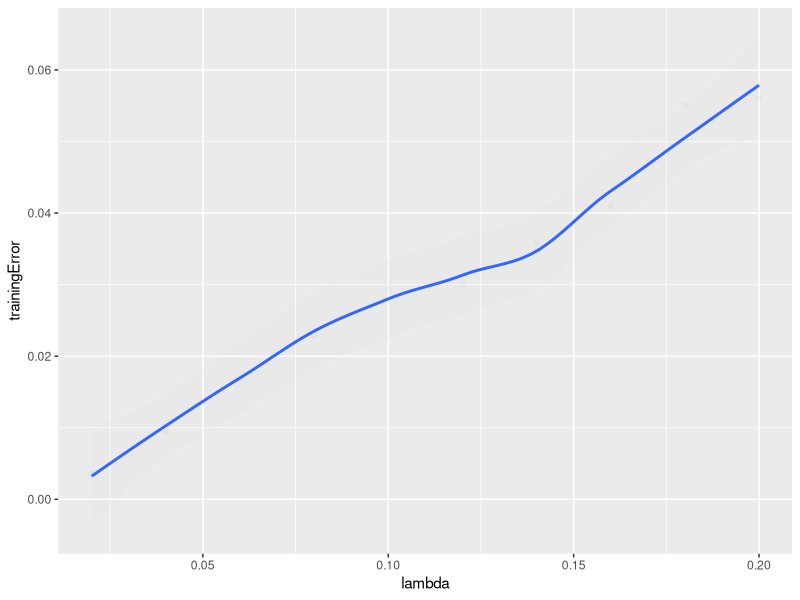
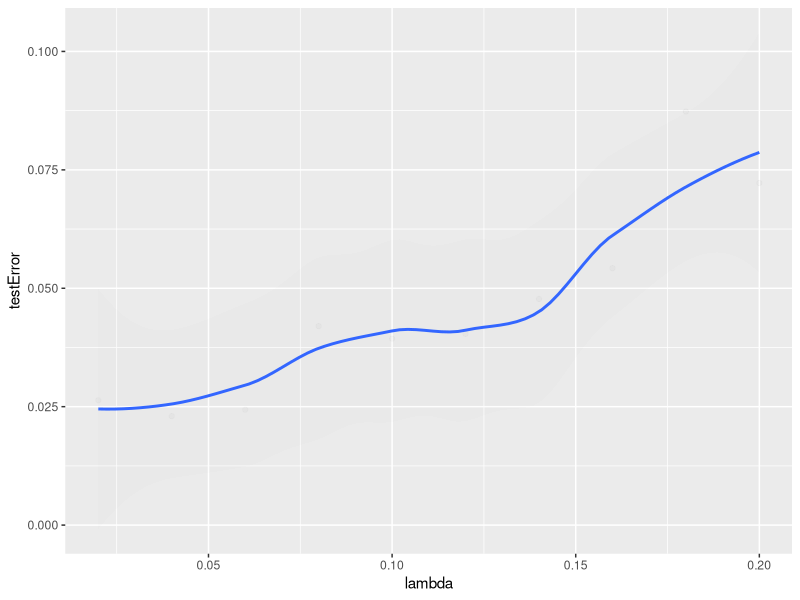
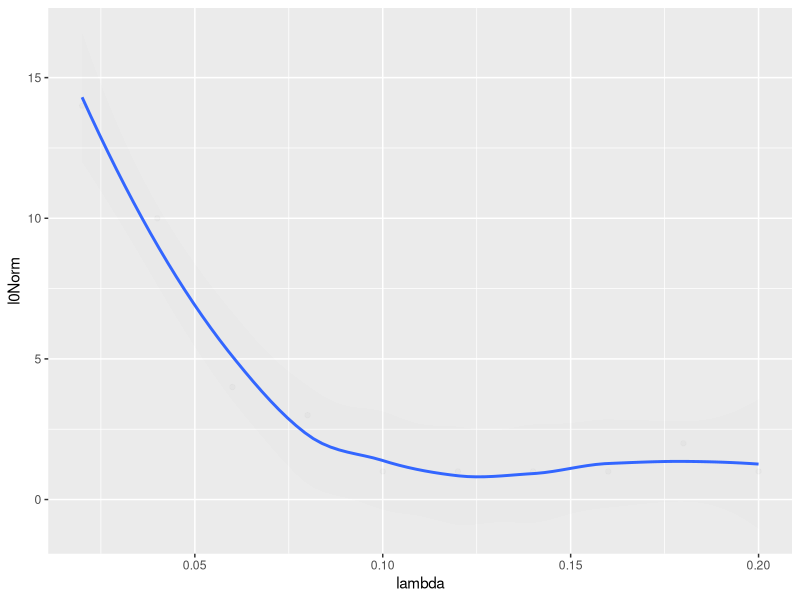
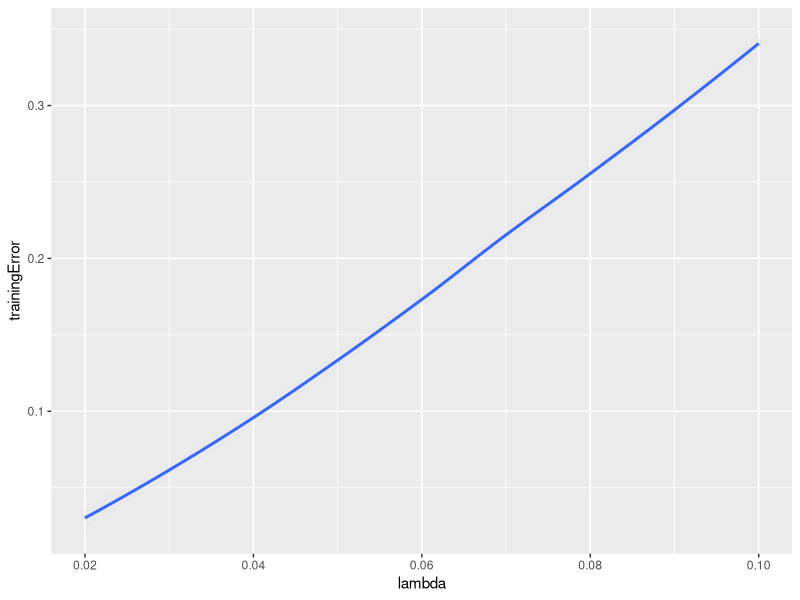
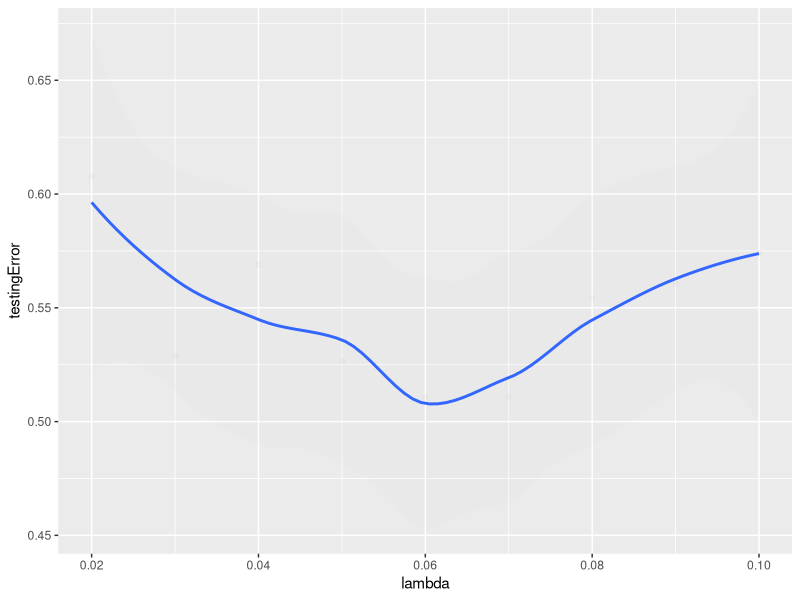
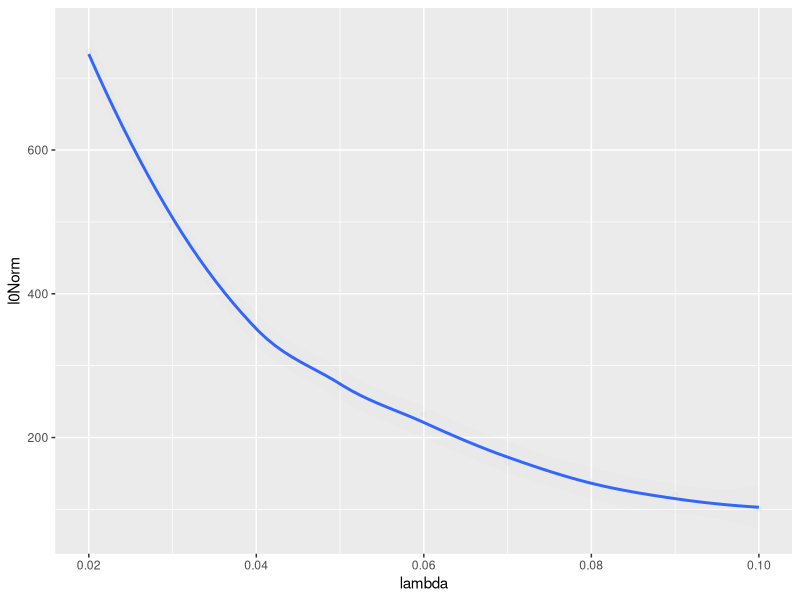
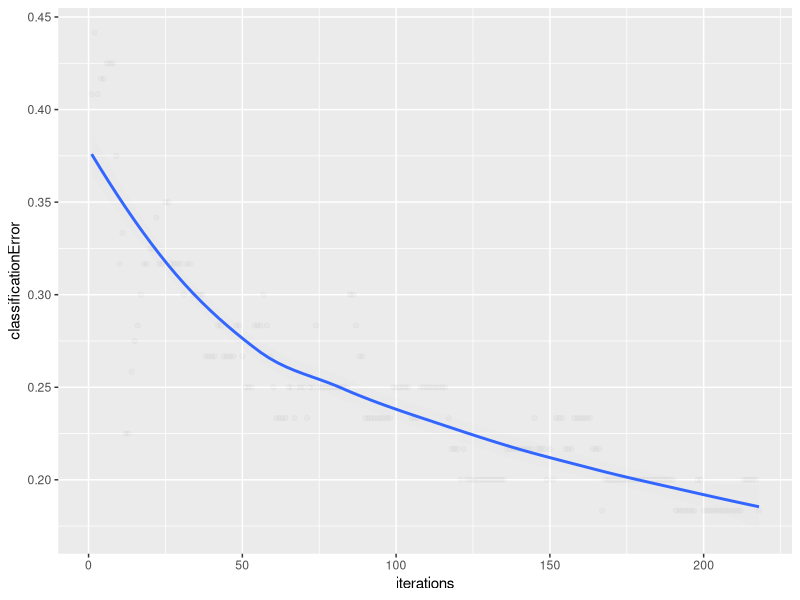
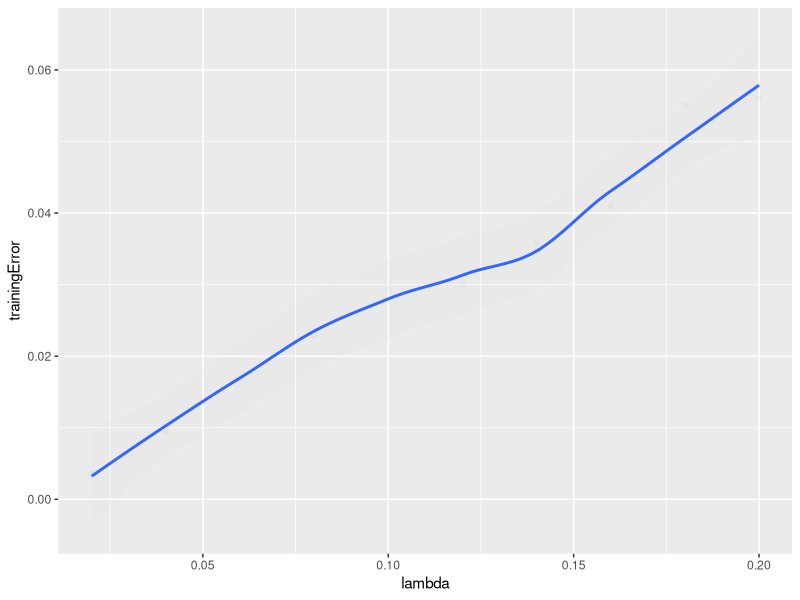

These charts were generated, in order, by the following R code:
library(ggplot2)

setwd('/Users/deflaux/rework/projects/fMRIPrediction')
set.seed(42)

# 3.3.3 (a)
lambda = c(0.02, 0.04, 0.06, 0.08, 0.1, 0.12, 0.14, 0.16, 0.18, 0.2)

trainingError = c(0.0035960497, 0.009521798, 0.016894074, 0.02290719, 0.029293407, 0.03006931, 0.03584384, 0.041060448, 0.055163935, 0.05598209)

testError = c(0.026354674, 0.023009276, 0.024373936, 0.042012658, 0.03935851, 0.040371627, 0.04775139, 0.054238297, 0.08731667, 0.07222149)

l0Norm = c(14.0, 10.0, 4.0, 3.0, 1.0, 1.0, 1.0, 1.0, 2.0, 1.0)


qplot(lambda, trainingError,    
      geom=c("point", "smooth"), alpha=I(1/50))
ggsave("trainingErrorVersusLambda.jpg")

qplot(lambda, testError,    
      geom=c("point", "smooth"), alpha=I(1/50))
ggsave("testErrorVersusLambda.jpg")

qplot(lambda, l0Norm,    
      geom=c("point", "smooth"), alpha=I(1/50))
ggsave("l0NormVersusLambda.jpg")

# 3.3.3 (a)
lambda = c(0.02, 0.03, 0.04, 0.05, 0.06, 0.07, 0.08, 0.09, 0.1)

trainingError = c(0.030299703, 0.061341107, 0.09627174, 0.13270922, 0.17390884, 0.21427242, 0.25784054, 0.2938525, 0.34169453)

testingError = c(0.60771143, 0.52859825, 0.5689472, 0.5266215, 0.5108495, 0.51106393, 0.554171, 0.5606105, 0.5740677)

l0Norm = c(737.0, 496.0, 353.0, 270.0, 232.0, 165.0, 138.0, 120.0, 101.0)

qplot(lambda, trainingError,    
      geom=c("point", "smooth"), alpha=I(1/50))
ggsave("trainingErrorVersusLambdafMRI.jpg")

qplot(lambda, testingError,    
      geom=c("point", "smooth"), alpha=I(1/50))
ggsave("testErrorVersusLambdafMRI.jpg")

qplot(lambda, l0Norm,    
      geom=c("point", "smooth"), alpha=I(1/50))
ggsave("l0NormVersusLambdafMRI.jpg")

# 3.3.3 (b)

classificationError = c(0.40833333, 0.44166666, 0.40833333, 0.41666666, 0.41666666, 0.425, 0.425, 0.425, 0.375, 0.31666666, 0.33333334, 0.225, 0.225, 0.25833333, 0.275, 0.28333333, 0.3, 0.31666666, 0.31666666, 0.325, 0.325, 0.34166667, 0.31666666, 0.31666666, 0.35, 0.35, 0.31666666, 0.31666666, 0.31666666, 0.31666666, 0.3, 0.31666666, 0.31666666, 0.3, 0.3, 0.3, 0.3, 0.26666668, 0.26666668, 0.26666668, 0.26666668, 0.28333333, 0.28333333, 0.26666668, 0.26666668, 0.26666668, 0.26666668, 0.28333333, 0.28333333, 0.26666668, 0.25, 0.25, 0.25, 0.28333333, 0.28333333, 0.28333333, 0.3, 0.28333333, 0.26666668, 0.25, 0.23333333, 0.23333333, 0.23333333, 0.23333333, 0.25, 0.25, 0.23333333, 0.25, 0.25, 0.25, 0.23333333, 0.25, 0.25, 0.28333333, 0.25, 0.25, 0.25, 0.25, 0.25, 0.25, 0.25, 0.25, 0.25, 0.25, 0.3, 0.3, 0.28333333, 0.26666668, 0.26666668, 0.23333333, 0.23333333, 0.23333333, 0.23333333, 0.23333333, 0.23333333, 0.23333333, 0.23333333, 0.23333333, 0.25, 0.25, 0.25, 0.25, 0.25, 0.25, 0.23333333, 0.23333333, 0.23333333, 0.25, 0.25, 0.25, 0.25, 0.25, 0.25, 0.25, 0.25, 0.25, 0.23333333, 0.21666667, 0.21666667, 0.21666667, 0.2, 0.21666667, 0.2, 0.2, 0.2, 0.2, 0.2, 0.2, 0.2, 0.2, 0.2, 0.2, 0.2, 0.2, 0.2, 0.21666667, 0.21666667, 0.21666667, 0.21666667, 0.21666667, 0.21666667, 0.21666667, 0.21666667, 0.21666667, 0.23333333, 0.21666667, 0.21666667, 0.21666667, 0.2, 0.21666667, 0.2, 0.23333333, 0.23333333, 0.23333333, 0.21666667, 0.21666667, 0.21666667, 0.23333333, 0.23333333, 0.23333333, 0.23333333, 0.23333333, 0.23333333, 0.21666667, 0.21666667, 0.21666667, 0.18333334, 0.2, 0.2, 0.2, 0.2, 0.2, 0.2, 0.2, 0.2, 0.2, 0.2, 0.2, 0.2, 0.2, 0.2, 0.2, 0.2, 0.2, 0.2, 0.2, 0.2, 0.2, 0.2, 0.2, 0.18333334, 0.18333334, 0.18333334, 0.18333334, 0.18333334, 0.18333334, 0.18333334, 0.2, 0.2, 0.18333334, 0.18333334, 0.18333334, 0.18333334, 0.18333334, 0.18333334, 0.18333334, 0.18333334, 0.18333334, 0.18333334, 0.18333334, 0.18333334, 0.18333334, 0.2, 0.2, 0.2, 0.2, 0.2, 0.18333334)
iterations=seq(1,218);

qplot(iterations, classificationError,    
      geom=c("point", "smooth"), alpha=I(1/50))
ggsave("classificationErrorVersusNumTrainedFeaturesfMRI.jpg")
